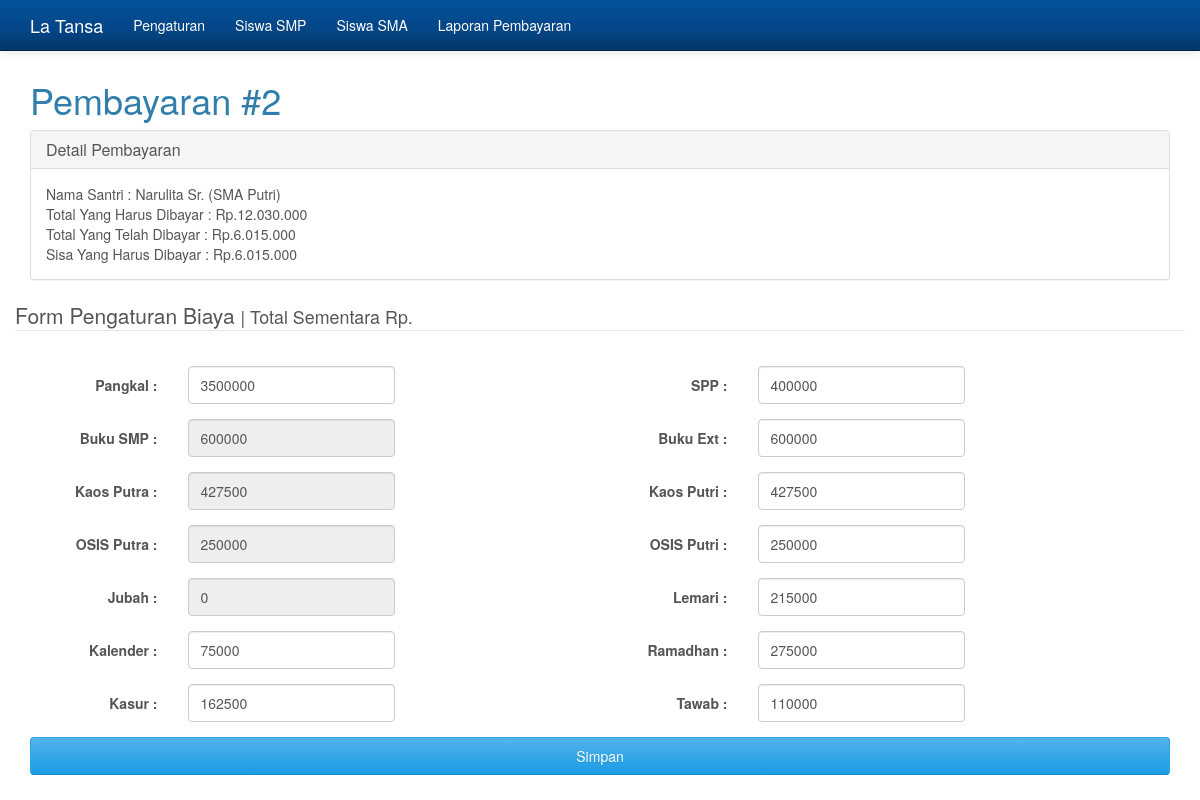
Screenshot of /?hal=bayar2&tipe=sma&id=4 with the database file from the repository.
### tables this page shows
CREATE TABLE IF NOT EXISTS `siswa` (
`idsiswa` int(2) NOT NULL,
  `namasiswa` varchar(50) NOT NULL,
  `jk` enum('pa','pi') NOT NULL,
  `jenis` enum('smp','sma') NOT NULL
);

CREATE TABLE IF NOT EXISTS `bendahara1` (
  `nomor` int(2) NOT NULL,
  `pangkal` double DEFAULT NULL,
  `spp` double DEFAULT NULL,
  `buku_smp` double DEFAULT NULL,
  `buku_ext` double NOT NULL,
  `kalender` double DEFAULT NULL,
  `kasur` double DEFAULT NULL,
  `lemari` double DEFAULT NULL,
  `kaospa` double DEFAULT NULL,
  `kaospi` double NOT NULL,
  `osis` double DEFAULT NULL,
  `osispi` double NOT NULL,
  `jubah` double DEFAULT NULL,
  `ramadhan` double DEFAULT NULL,
  `tawab` double DEFAULT NULL,
  `total_pa_sd` double DEFAULT NULL,
  `total_pi_sd` double NOT NULL,
  `total_pa_smp` double NOT NULL,
  `total_pi_smp` double NOT NULL
);

CREATE TABLE IF NOT EXISTS `bta1` (
`nomor` int(2) NOT NULL,
  `idsiswa` int(3) DEFAULT NULL,
  `pangkal` double DEFAULT NULL,
  `spp` double DEFAULT NULL,
  `buku` double DEFAULT NULL,
  `kalender` double DEFAULT NULL,
  `kasur` double DEFAULT NULL,
  `lemari` double DEFAULT NULL,
  `kaos` double DEFAULT NULL,
  `osis` double DEFAULT NULL,
  `jubah` double DEFAULT NULL,
  `ramadhan` double DEFAULT NULL,
  `tawab` double DEFAULT NULL,
  `total` double DEFAULT NULL,
  `sisa` double DEFAULT NULL
);

### fungsi.php (called while the page is built, shortened)
<?php debug_backtrace() || die ("Direct access not permitted");
function getdata($id,$tabel,$where,$kolom){
	$qgetdata = mysql_query("select * from $tabel where $where='$id'");
	$dgetdata = mysql_fetch_array($qgetdata);
	return $dgetdata[$kolom];
}
?>

### bayar2.php (the view, shortened to what this page needs)
<h1>Pembayaran #2</h1>
<?php
$id = $_GET['id'];
$jk = getdata($id,'siswa','idsiswa','jk');
$sekolah = getdata($id,'siswa','idsiswa','jenis');
$namasiswa = getdata($id,'siswa','idsiswa','namasiswa');
$tipe = $_GET['tipe'];
$q = mysql_query("select * from bendahara1");
$d = mysql_fetch_object($q);
$qp1 = mysql_query("select * from bta1 where idsiswa='$id'");
$np1 = mysql_num_rows($qp1);
if($np1>=1){
	$dp1 = mysql_fetch_object($qp1);
	$total1 = $dp1->total;
	$sisa1 = $dp1->sisa;
}else{
	eksyen('Error! Lakukan Pembayaran #1 terlebih dahulu',"?hal=$sekolah");
}
$qp2 = mysql_query("select * from bta2 where idsiswa='$id'");
$np2 = mysql_num_rows($qp2);
if($jk=='pi'){
	if($tipe=='smp'){
		$totalharusdibayar = $d->total_pi_sd;
		$buku = $d->buku_smp;
	}elseif($tipe=='sma'){
		$totalharusdibayar = $d->total_pi_smp;
		$buku = $d->buku_ext;
	}else{
		eksyen('Error!',"?hal=$sekolah");
	}
	$kaos = $d->kaospi;
	$osis = $d->osispi;
	$jubah = 0;
}
$tpangkal = $d->pangkal - $dp1->pangkal;
$tspp = $d->spp - $dp1->spp;
$tbuku = $buku - $dp1->buku;
$tkalender = $d->kalender - $dp1->kalender;
$tkaos = $kaos - $dp1->kaos;
$tosis = $osis - $dp1->osis;
$tjubah = $jubah - $dp1->jubah;
$tlemari = $d->lemari - $dp1->lemari;
$tramadhan = $d->ramadhan - $dp1->ramadhan;
$tkasur = $d->kasur - $dp1->kasur;
$ttawab = $d->tawab - $dp1->tawab;
?>
<?php if($np2<1){ ?>
<div class="panel panel-default">
	  <div class="panel-heading">
			<h3 class="panel-title">Detail Pembayaran</h3>
	  </div>
	  <div class="panel-body">
	  	Nama Santri : <?php echo $namasiswa;?> (<?php echo strtoupper($sekolah);?> <?php echo $jeka=($jk=='pa')?'Putra':'Putri';?>)<br>
			Total Yang Harus Dibayar : Rp.<?php echo number_format($totalharusdibayar,'0',',','.');?><br>
			Total Yang Telah Dibayar : Rp.<?php echo number_format($total1,'0',',','.');?><br>
			Sisa Yang Harus Dibayar : Rp.<?php echo number_format($sisa1,'0',',','.');?><br>
	  </div>
</div>
<form action="" method="POST" class="form-horizontal" role="form">
		<div class="form-group">
			<legend>Form Pengaturan Biaya <small>| Total Sementara Rp.<span id="totalsementara"></span></small></legend>
		</div>
	<div class="col-lg-6">
		<div class="form-group">
			<label for="input" class="col-sm-3 control-label">Pangkal :</label>
			<div class="col-sm-5">
				<input type="number" maxlength="9" name="pangkal" id="pangkal" class="form-control" value="<?php if($np2>=1){echo $d1->pangkal;}else{ echo $tpangkal;} ?>" onKeyPress="return num(this, event)" onKeyUp="hitung()">
			</div>
		</div>
		<div class="form-group">
			<label for="input" class="col-sm-3 control-label">Buku SMP :</label>
			<div class="col-sm-5">
				<input type="number" name="buku_smp" id="buku_smp" class="form-control" value="<?php if($np2>=1){echo $d1->buku_smp;}else{ echo $tbuku;} ?>" onKeyPress="return num(this, event)" <?php if($sekolah!='smp'){echo "readonly";} ?>>
			</div>
		</div>
		<div class="form-group">
			<label for="input" class="col-sm-3 control-label">Kaos Putra :</label>
			<div class="col-sm-5">
				<input type="number" name="kaospa" id="kaospa" class="form-control" value="<?php if($np2>=1){echo $d1->kaos;}else{ echo $tkaos;} ?>" onKeyPress="return num(this, event)" <?php if($jk!='pa'){echo "readonly";} ?>>
			</div>
		</div>
		<div class="form-group">
			<label for="input" class="col-sm-3 control-label">OSIS Putra :</label>
			<div class="col-sm-5">
				<input type="number" name="osis" id="osis" class="form-control" value="<?php if($np2>=1){echo $d->osis;}else{ echo $tosis;} ?>" onKeyPress="return num(this, event)" <?php if($jk!='pa'){echo "readonly";} ?>>
			</div>
		</div>
		<div class="form-group">
			<label for="input" class="col-sm-3 control-label">Jubah :</label>
			<div class="col-sm-5">
				<input type="number" name="jubah" id="jubah" class="form-control" value="<?php if($np2>=1){echo $d1->jubah;}else{ echo $tjubah;} ?>" onKeyPress="return num(this, event)" <?php if($jk!='pa'){echo "readonly";} ?>>
			</div>
		</div>
		<div class="form-group">
			<label for="input" class="col-sm-3 control-label">Kalender :</label>
			<div class="col-sm-5">
				<input type="number" name="kalender" id="kalender" class="form-control" value="<?php if($np2>=1){echo $d1->kalender;}else{ echo $tkalender;} ?>" onKeyPress="return num(this, event)">
			</div>
		</div>
		<div class="form-group">
			<label for="input" class="col-sm-3 control-label">Kasur :</label>
			<div class="col-sm-5">
				<input type="number" name="kasur" id="kasur" class="form-control" value="<?php if($np2>=1){echo $d1->kasur;}else{ echo $tkasur;} ?>" onKeyPress="return num(this, event)">
			</div>
		</div>
	</div>
	<div class="col-lg-6">
		<div class="form-group">
			<label for="input" class="col-sm-3 control-label">SPP :</label>
			<div class="col-sm-5">
				<input type="number" name="spp" id="spp" class="form-control" value="<?php if($np2>=1){echo $d1->spp;}else{ echo $tspp;} ?>" onKeyPress="return num(this, event)">
			</div>
		</div>
		<div class="form-group">
			<label for="input" class="col-sm-3 control-label">Buku Ext :</label>
			<div class="col-sm-5">
				<input type="number" name="buku_ext" id="buku_ext" class="form-control" value="<?php if($np2>=1){echo $d1->buku_ext;}else{ echo $tbuku;} ?>" onKeyPress="return num(this, event)" <?php if($sekolah!='sma'){echo "readonly";} ?>>
			</div>
		</div>
		<div class="form-group">
			<label for="input" class="col-sm-3 control-label">Kaos Putri :</label>
			<div class="col-sm-5">
				<input type="number" name="kaospi" id="kaospi" class="form-control" value="<?php if($np2>=1){echo $d1->kaos;}else{ echo $tkaos;} ?>" onKeyPress="return num(this, event)" <?php if($jk!='pi'){echo "readonly";} ?>>
			</div>
		</div>
		<div class="form-group">
			<label for="input" class="col-sm-3 control-label">OSIS Putri :</label>
			<div class="col-sm-5">
				<input type="number" name="osispi" id="osispi" class="form-control" value="<?php if($np2>=1){echo $d1->osis;}else{ echo $tosis;} ?>" onKeyPress="return num(this, event)" <?php if($jk!="pi"){echo "readonly";} ?>>
			</div>
		</div>
		<div class="form-group">
			<label for="input" class="col-sm-3 control-label">Lemari :</label>
			<div class="col-sm-5">
				<input type="number" name="lemari" id="lemari" class="form-control" value="<?php if($np2>=1){echo $d1->lemari;}else{ echo $tlemari;} ?>" onKeyPress="return num(this, event)">
			</div>
		</div>
		<div class="form-group">
			<label for="input" class="col-sm-3 control-label">Ramadhan :</label>
			<div class="col-sm-5">
				<input type="number" name="ramadhan" id="ramadhan" class="form-control" value="<?php if($np2>=1){echo $d1->ramadhan;}else{ echo $tramadhan;} ?>" onKeyPress="return num(this, event)">
			</div>
		</div>
		<div class="form-group">
			<label for="input" class="col-sm-3 control-label">Tawab :</label>
			<div class="col-sm-5">
				<input type="number" name="tawab" id="tawab" class="form-control" value="<?php if($np2>=1){echo $d1->tawab;}else{ echo $ttawab;} ?>" onKeyPress="return num(this, event)">
			</div>
		</div>
	</div>
		<div class="form-group">
			<div class="col-sm-12">
				<button type="submit" class="btn btn-block btn-primary">Simpan</button>
			</div>
		</div>
</form>
<?php }else{
	echo "Detail Pembayaran";
} ?>

### index.php (style rules this page uses)
body { margin-top: 60px; }

### rows the page displays
siswa: namasiswa "Narulita Sr.", jenis "SMA", jk "Putri", jubah "0"
bendahara1: total_pi_smp "12.030.000", pangkal "3500000", buku_smp "600000", kaospa "427500", osis "250000", kalender "75000", kasur "162500", spp "400000", buku_ext "600000", kaospi "427500", osispi "250000", lemari "215000", ramadhan "275000", tawab "110000"
bta1: total "6.015.000", sisa "6.015.000"
